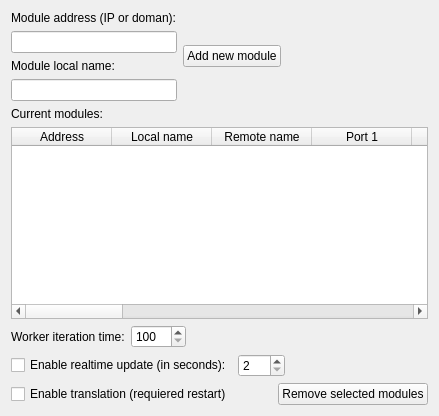
      <widget class="QWidget" name="tab_Settings">
       <attribute name="title">
        <string>Settings</string>
       </attribute>
       <layout class="QVBoxLayout" name="verticalLayout_15">
        <item>
         <layout class="QHBoxLayout" name="horizontalLayout_11">
          <item>
           <layout class="QVBoxLayout" name="verticalLayout_14">
            <item>
             <widget class="QLabel" name="lbl_moduleAddress">
              <property name="text">
               <string>Module address (IP or doman):</string>
              </property>
             </widget>
            </item>
            <item>
             <widget class="QLineEdit" name="edit_newModuleAddress"/>
            </item>
            <item>
             <widget class="QLabel" name="lbl_moduleName">
              <property name="sizePolicy">
               <sizepolicy hsizetype="Preferred" vsizetype="Fixed">
                <horstretch>0</horstretch>
                <verstretch>0</verstretch>
               </sizepolicy>
              </property>
              <property name="text">
               <string>Module local name:</string>
              </property>
             </widget>
            </item>
            <item>
             <widget class="QLineEdit" name="edit_newModuleName"/>
            </item>
           </layout>
          </item>
          <item>
           <widget class="QPushButton" name="btn_addModule">
            <property name="sizePolicy">
             <sizepolicy hsizetype="Fixed" vsizetype="Fixed">
              <horstretch>0</horstretch>
              <verstretch>0</verstretch>
             </sizepolicy>
            </property>
            <property name="text">
             <string>Add new module</string>
            </property>
           </widget>
          </item>
          <item>
           <spacer name="horizontalSpacer_4">
            <property name="orientation">
             <enum>Qt::Horizontal</enum>
            </property>
            <property name="sizeHint" stdset="0">
             <size>
              <width>40</width>
              <height>20</height>
             </size>
            </property>
           </spacer>
          </item>
         </layout>
        </item>
        <item>
         <widget class="QLabel" name="lbl_currentModules">
          <property name="text">
           <string>Current modules:</string>
          </property>
         </widget>
        </item>
        <item>
         <widget class="QTableWidget" name="table_modules">
          <property name="editTriggers">
           <set>QAbstractItemView::NoEditTriggers</set>
          </property>
          <property name="alternatingRowColors">
           <bool>false</bool>
          </property>
          <property name="selectionMode">
           <enum>QAbstractItemView::MultiSelection</enum>
          </property>
          <property name="selectionBehavior">
           <enum>QAbstractItemView::SelectRows</enum>
          </property>
          <property name="cornerButtonEnabled">
           <bool>false</bool>
          </property>
          <property name="rowCount">
           <number>0</number>
          </property>
          <attribute name="verticalHeaderVisible">
           <bool>false</bool>
          </attribute>
          <column>
           <property name="text">
            <string>Address</string>
           </property>
          </column>
          <column>
           <property name="text">
            <string>Local name</string>
           </property>
          </column>
          <column>
           <property name="text">
            <string>Remote name</string>
           </property>
          </column>
          <column>
           <property name="text">
            <string>Port 1</string>
           </property>
          </column>
          <column>
           <property name="text">
            <string>Port 2</string>
           </property>
          </column>
          <column>
           <property name="text">
            <string>Port 3</string>
           </property>
          </column>
          <column>
           <property name="text">
            <string>Port 4</string>
           </property>
          </column>
          <column>
           <property name="text">
            <string>Port 5</string>
           </property>
          </column>
          <column>
           <property name="text">
            <string>Port 6</string>
           </property>
          </column>
          <column>
           <property name="text">
            <string>Temp</string>
           </property>
          </column>
          <column>
           <property name="text">
            <string>Port 1 label</string>
           </property>
          </column>
          <column>
           <property name="text">
            <string>Port 2 label</string>
           </property>
          </column>
          <column>
           <property name="text">
            <string>Port 3 label</string>
           </property>
          </column>
          <column>
           <property name="text">
            <string>Port 4 label</string>
           </property>
          </column>
          <column>
           <property name="text">
            <string>Port 5 label</string>
           </property>
          </column>
          <column>
           <property name="text">
            <string>Port 6 label</string>
           </property>
          </column>
         </widget>
        </item>
        <item>
         <layout class="QHBoxLayout" name="horizontalLayout_25">
          <item>
           <widget class="QLabel" name="lblWorkerIterationTime">
            <property name="text">
             <string>Worker iteration time:</string>
            </property>
           </widget>
          </item>
          <item>
           <widget class="QSpinBox" name="sbWorkerIterationTime">
            <property name="minimumSize">
             <size>
              <width>55</width>
              <height>0</height>
             </size>
            </property>
            <property name="minimum">
             <number>100</number>
            </property>
            <property name="maximum">
             <number>5000</number>
            </property>
            <property name="singleStep">
             <number>100</number>
            </property>
           </widget>
          </item>
          <item>
           <spacer name="horizontalSpacer_13">
            <property name="orientation">
             <enum>Qt::Horizontal</enum>
            </property>
            <property name="sizeHint" stdset="0">
             <size>
              <width>40</width>
              <height>20</height>
             </size>
            </property>
           </spacer>
          </item>
         </layout>
        </item>
        <item>
         <layout class="QHBoxLayout" name="horizontalLayout_24">
          <item>
           <widget class="QCheckBox" name="cbRealtimeUpdateIntervalEnabled">
            <property name="text">
             <string>Enable realtime update (in seconds):</string>
            </property>
           </widget>
          </item>
          <item>
           <widget class="QSpinBox" name="sbRealtimeUpdateInterval">
            <property name="minimum">
             <number>2</number>
            </property>
            <property name="maximum">
             <number>120</number>
            </property>
           </widget>
          </item>
          <item>
           <spacer name="horizontalSpacer_12">
            <property name="orientation">
             <enum>Qt::Horizontal</enum>
            </property>
            <property name="sizeHint" stdset="0">
             <size>
              <width>40</width>
              <height>20</height>
             </size>
            </property>
           </spacer>
          </item>
         </layout>
        </item>
        <item>
         <layout class="QHBoxLayout" name="horizontalLayout_13">
          <item>
           <widget class="QCheckBox" name="cbEnableTranslation">
            <property name="text">
             <string>Enable translation (requiered restart)</string>
            </property>
           </widget>
          </item>
          <item>
           <spacer name="horizontalSpacer_6">
            <property name="orientation">
             <enum>Qt::Horizontal</enum>
            </property>
            <property name="sizeHint" stdset="0">
             <size>
              <width>40</width>
              <height>20</height>
             </size>
            </property>
           </spacer>
          </item>
          <item>
           <widget class="QPushButton" name="btn_removeSelectedModules">
            <property name="text">
             <string>Remove selected modules</string>
            </property>
           </widget>
          </item>
         </layout>
        </item>
       </layout>
      </widget>
